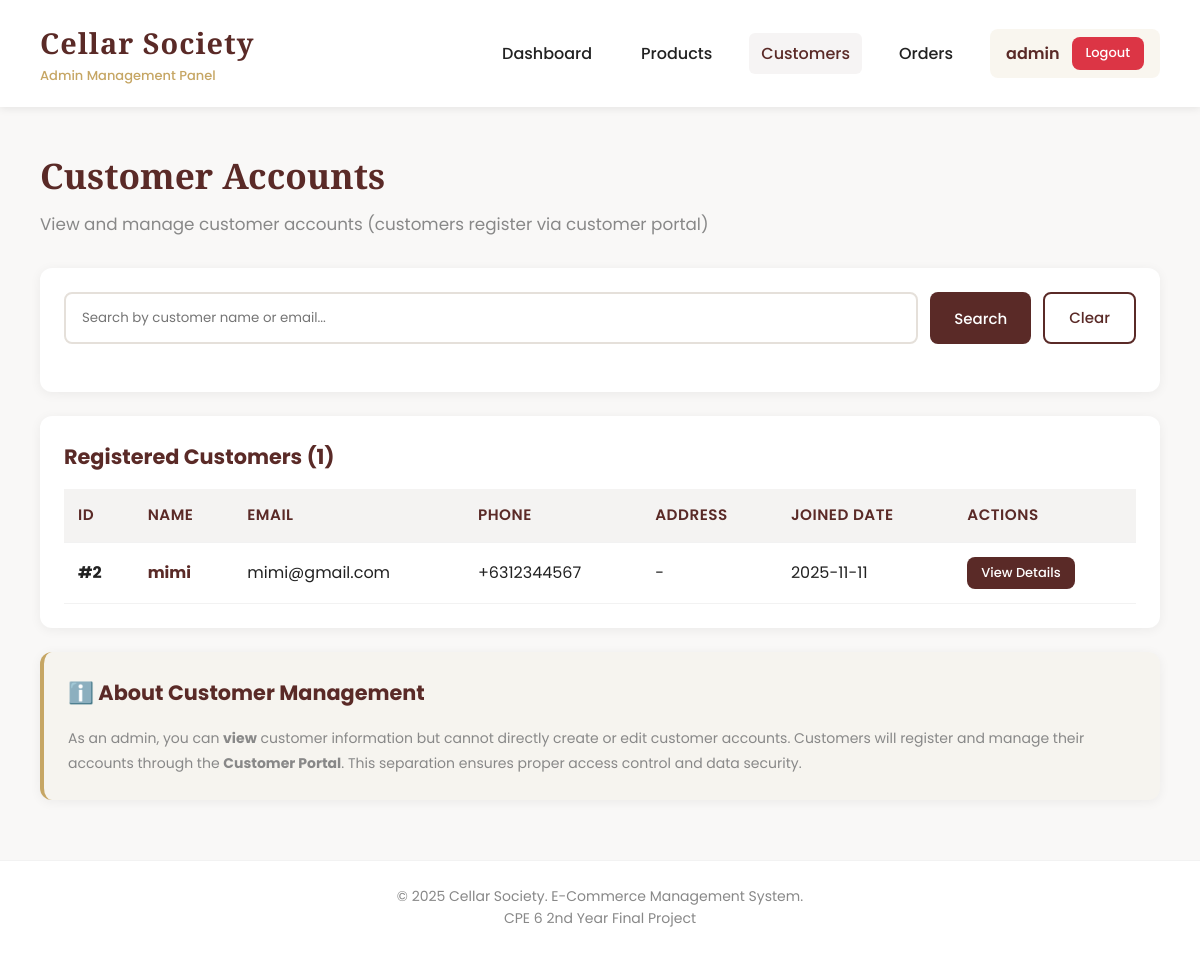
Page /customers (signed in) on the committed database.
### tables this page shows
CREATE TABLE customers (
       id INTEGER PRIMARY KEY AUTOINCREMENT,
       name TEXT NOT NULL,
       email TEXT UNIQUE NOT NULL,
       password TEXT NOT NULL,
       phone TEXT,
       date_of_birth TEXT,
       address TEXT,
       joined_at TIMESTAMP DEFAULT CURRENT_TIMESTAMP
    );

### cellar-society/app.py (the view)
@app.route('/customers')
@admin_required
def customers():
    search = request.args.get('search', '')
    conn = get_db_connection()
    query = 'SELECT * FROM customers WHERE 1=1'
    params = []
    if search:
        query += ' AND (name LIKE ? OR email LIKE ?)'
        params += [f'%{search}%', f'%{search}%']
    customers = conn.execute(query + ' ORDER BY joined_at DESC', params).fetchall()
    conn.close()
    return render_template('admin/customers.html', customers=customers, search=search)

### cellar-society/app.py (called while the page is built)
def get_db_connection():
    conn = sqlite3.connect(DB_PATH)
    conn.row_factory = sqlite3.Row
    return conn

def admin_required(f):
    @wraps(f)
    def decorated(*args, **kwargs):
        if 'admin_id' not in session:
            flash('Please log in as admin.', 'error')
            return redirect(url_for('login'))
        return f(*args, **kwargs)
    return decorated

### cellar-society/templates/admin/customers.html (shortened to what this page needs)
{% extends "admin/base.html" %}
{% block content %}
<div class="page-header">
    <h2>Customer Accounts</h2>
    <p>View and manage customer accounts (customers register via customer portal)</p>
</div>
<div class="card">
    <form method="GET" class="search-bar">
        <input type="text" name="search" placeholder="Search by customer name or email..." value="{{ search }}">
        <button type="submit" class="btn primary">Search</button>
        <a href="{{ url_for('customers') }}" class="btn ghost">Clear</a>
    </form>
</div>
<div class="card">
    <h3>Registered Customers ({{ customers|length }})</h3>
    {% if customers %}
    <div class="table-container">
        <table>
            <thead>
                <tr>
                    <th>ID</th>
                    <th>Name</th>
                    <th>Email</th>
                    <th>Phone</th>
                    <th>Address</th>
                    <th>Joined Date</th>
                    <th>Actions</th>
                </tr>
            </thead>
            <tbody>
                {% for customer in customers %}
                <tr>
                    <td><strong>#{{ customer.id }}</strong></td>
                    <td><strong style="color: var(--primary);">{{ customer.name }}</strong></td>
                    <td>{{ customer.email }}</td>
                    <td>{{ customer.phone if customer.phone else '-' }}</td>
                    <td>{{ customer.address if customer.address else '-' }}</td>
                    <td>{{ customer.joined_at[:10] }}</td>
                    <td>
                        <a href="{{ url_for('customer_detail', customer_id=customer.id) }}" class="btn btn-small primary">View Details</a>
                    </td>
                </tr>
                {% endfor %}
            </tbody>
        </table>
    </div>
    {% else %}
    <div class="empty-state">
        <h3>No Customers Yet</h3>
        <p>Customer registrations will appear here.</p>
        <p style="margin-top: 8px; color: var(--muted); font-size: 14px;">Customers register through the customer portal.</p>
    </div>
    {% endif %}
</div>
<div class="card" style="background: rgba(198, 166, 100, 0.05); border-left: 4px solid var(--accent);">
    <h3>ℹ️ About Customer Management</h3>
    <p style="font-size: 14px; line-height: 1.8; color: var(--muted);">
        As an admin, you can <strong>view</strong> customer information but cannot directly create or edit customer accounts.
        Customers will register and manage their accounts through the <strong>Customer Portal</strong>.
        This separation ensures proper access control and data security.
    </p>
</div>
{% endblock %}

### cellar-society/templates/admin/base.html (style rules this page uses)
:root { --primary: #5a2a27; --accent: #c6a664; --bg: #f9f8f7; --card-bg: #ffffff; --text: #222; --muted: #888; --success: #28a745; --danger: #dc3545; --warning: #ffc107; }
* { margin: 0; padding: 0; box-sizing: border-box; }
body { font-family: 'Poppins', sans-serif; background: var(--bg); color: var(--text); line-height: 1.6; }
.page-header { margin-bottom: 30px; }
.page-header h2 { font-family: 'Playfair Display', serif; color: var(--primary); font-size: 2.2em; margin-bottom: 8px; }
.page-header p { color: var(--muted); font-size: 1.05em; }
.card { background: var(--card-bg); border-radius: 12px; box-shadow: 0 2px 12px rgba(0,0,0,0.06); padding: 24px; margin-bottom: 24px; }
.card h3 { color: var(--primary); margin-bottom: 16px; font-size: 1.3em; }
.btn { padding: 12px 24px; border: none; border-radius: 8px; cursor: pointer; font-family: 'Poppins'; font-weight: 500; font-size: 15px; transition: all 0.3s; text-decoration: none; display: inline-block; }
.btn.primary { background: var(--primary); color: white; }
.btn.ghost { background: transparent; border: 2px solid var(--primary); color: var(--primary); }
.btn-small { padding: 6px 14px; font-size: 13px; }
.table-container { overflow-x: auto; }
table { width: 100%; border-collapse: collapse; }
th, td { padding: 14px; text-align: left; border-bottom: 1px solid rgba(0,0,0,0.05); }
th { background: #f4f3f2; color: var(--primary); font-weight: 600; font-size: 0.95em; text-transform: uppercase; letter-spacing: 0.5px; }
.search-bar { display: flex; gap: 12px; margin-bottom: 24px; flex-wrap: wrap; }
.search-bar input { flex: 1; min-width: 250px; padding: 12px 16px; border: 2px solid #e5e0da; border-radius: 8px; font-family: 'Poppins'; }

### rows in the picture
customers: id "2", name "mimi", email "mimi@gmail.com", phone "+6312344567", address "-", joined_at "2025-11-11"

### other values in the picture
{{ session.admin_username }} "admin"
{{ customers|length }} "1"
